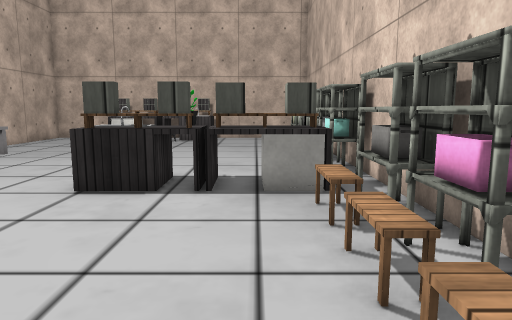
View 1 (above)

15 first-person views from a walk through a scene from a Unity 3-D project. The camera is 1.2 m above the floor, tilts 8° down and sees 70° across. The floor is counted in squares, 0.64 m on a side. Each view is taken from the middle of a square. On the plan, view 1 faces up. The plan holds only what a view shows up to about 18 squares ahead; the rest is blank. The place goes on beyond the plan. The player character is not drawn. Some surface patterns are stand-ins.

View 2
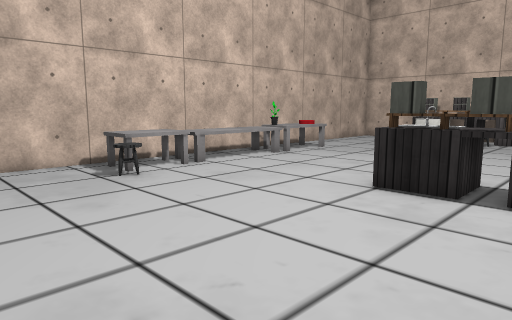

View 3
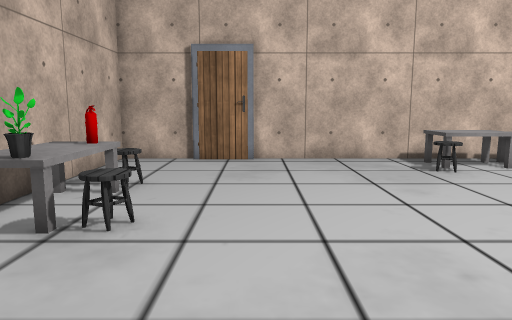

View 4
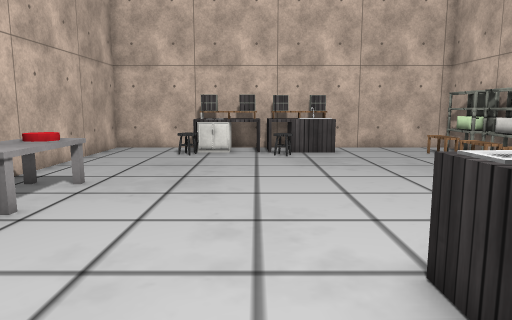

View 5
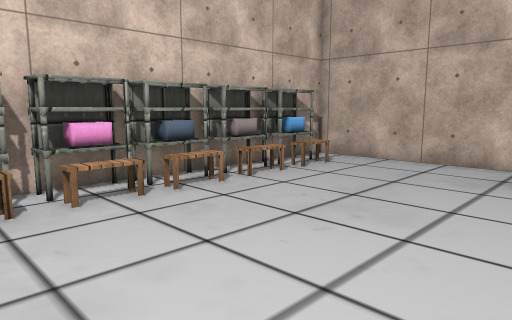

View 6
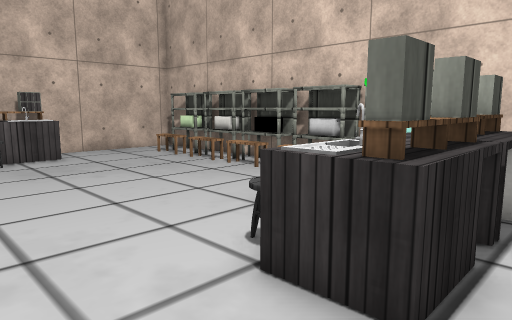

View 7
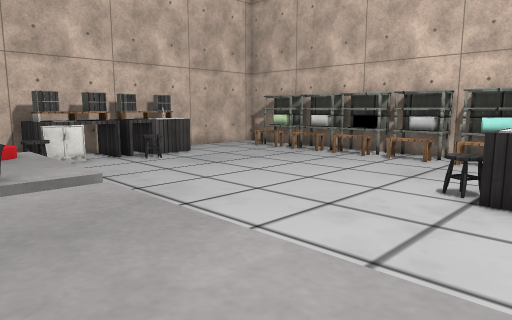

View 8
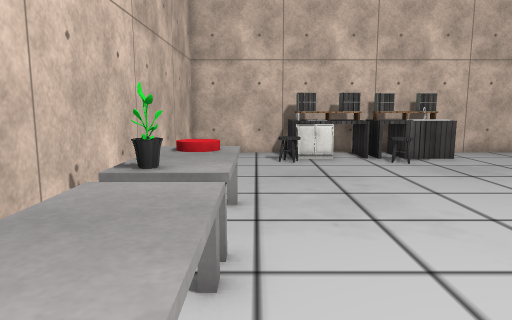

View 9
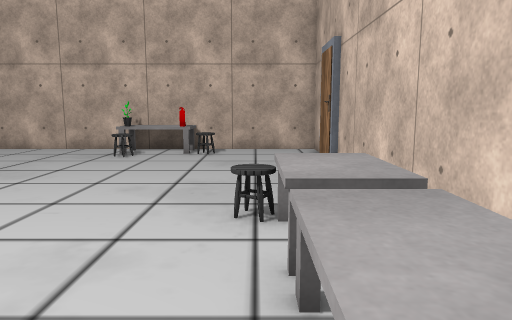

View 10
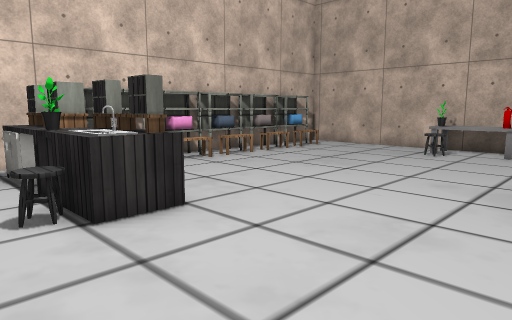

View 11
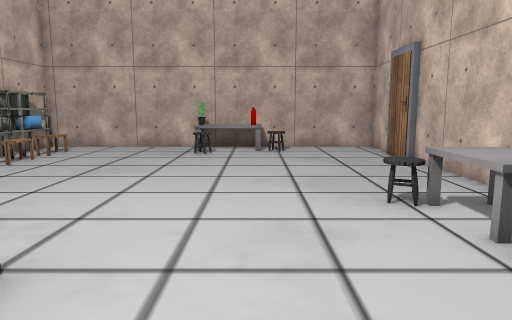

View 12
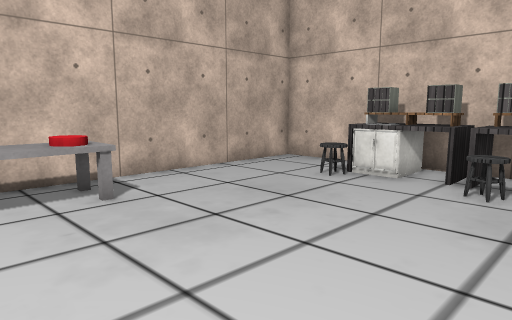

View 13
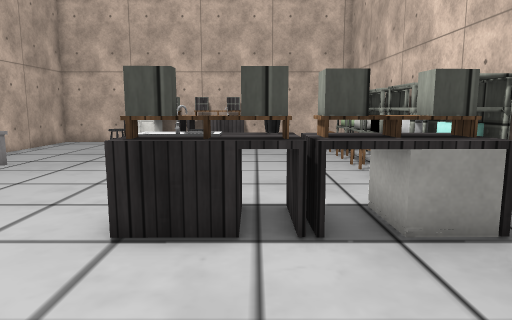

View 14
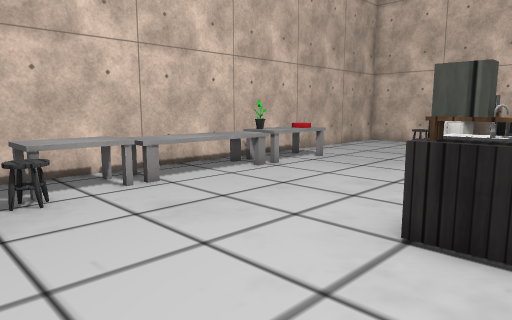

View 15
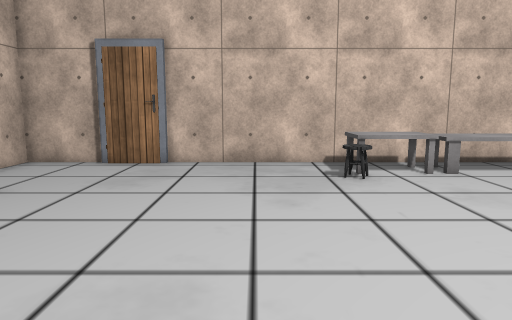

### Floor plan
Points are (right, up) in squares from view 1. A wall is a line through its corners. A room is listed if a view was taken in it or the views show most of it. See-through windows are left out.
Room 1 (views 1, 2, 3, 4, 5, 6, 7, 8, 9, 10, 11, 12, 13, 14, 15)
walls: (-12.5, -1) (-12.5, -3.4); (-12.7, -3.2) (-12.7, -6) (3.2, -6) (3.2, 23.6) (-12.7, 23.6) (-12.7, -1.1)
objects: other object (-12, 5) to (-10, 7); other object (-12, 13); other object (-11, 12) to (-11, 13); other object (-10, 4) to (-10, 5); other object (-9, 21) to (-8, 21); other object (-9, 21) to (-6, 23); other object (-8, -5) to (-8, -4); other object (-8, 22) to (-7, 22); other object (-7, -5); other object (-7, -5) to (-6, -4); other object (-5, -5) to (-4, -5); other object (-5, -4) to (-4, -3); other object (-5, 20) to (-5, 21); other object (-5, 21) to (-3, 23); other object (-4, -4); other object (-4, 8) to (-1, 10); other object (-4, 10) to (-3, 11); other object (-2, 10); other object (0, 8) to (2, 10); other object (2, -4) to (3, -2); other object (2, -1) to (3, 0); other object (2, 1) to (3, 3); other object (2, 4) to (3, 5); other object (2, 6) to (3, 7); other object (2, 10) to (3, 12); other object (2, 13) to (3, 14); other object (2, 15) to (3, 17); other object (2, 18) to (3, 19); other object (2, 20) to (2, 21)

Positions as (right, up) in squares from view 1, and headings:
1: (0, 0), facing up
2: (0, 0), facing up-left
3: (1, -1), facing left
4: (-6, 6), facing up
5: (-6, 7), facing down-right
6: (-7, 7), facing up-right
7: (-12, 8), facing up-right
8: (-10, 8), facing up
9: (-10, 11), facing down
10: (-10, 12), facing down-right
11: (-7, 12), facing down
12: (-3, 12), facing up-left
13: (-2, 3), facing up
14: (-2, 3), facing up-left
15: (0, 2), facing left
